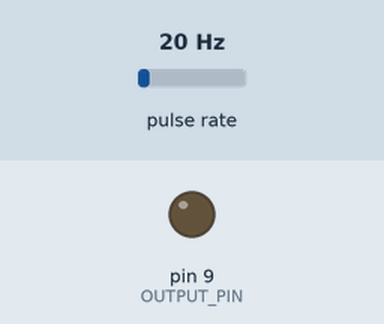
Recording of a sketch running on a simulated Arduino Uno, built with avr-gcc and run on an emulated ATmega328P. Parts: output pins drawn as LEDs (lit = HIGH). Wiring (inferred from the names in the program): pulse sensor: data pin 8. The inputs (shaded band) are chosen by the test bench; at power-on: pulse rate 20 Hz. Sleep ends after the set time or at an interrupt.

Above: at 0.17 s.
1.3 s: pulse rate (sensor on pin 8) set to 100 Hz
4.3 s: pulse rate (sensor on pin 8) set to 99 Hz
At 5.6 s:
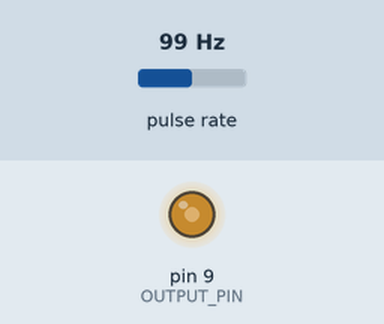
6.1 s: pulse rate (sensor on pin 8) set to 4 Hz
Timing chart, 0 to 15.1 s (numbered marks = the images above; inputs shaded):
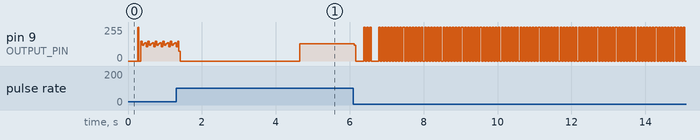

The sketch:

Frequency_Multiplier.ino
```cpp
// (licence header left out)
#include <avr/sleep.h>

// Pin for multiplied output.
// NOTE: Fixed to the output for OCR1A.
enum { OUTPUT_PIN = 9 };

// Pin for input frequency.
// NOTE: Fixed to the input capture pin.
enum { INPUT_PIN = 8 };

// How many divisions to break the rotation into.
// This is basically the multiplication factor for the incoming frequency.
enum { MULTIPLIER = 6 };

// Timer count when the most recent input pulse arrived.
static unsigned volatile currentTime;

// Timer count when the previous input pulse arrived.
static unsigned volatile lastTime;

// Width of the incoming input pulse (in timer counts).
static unsigned volatile inputPulseWidth;

// Period of a sub-division of the input pulse.
static unsigned volatile divisionPeriod;

// Current subdivision.
static unsigned volatile divisionCount = 0;

//-------------------------------------------------------------------------------------------------
// USES:
//   Interrupt for timer 1 compare A.  Used to set new compare value to toggle output pin.
//-------------------------------------------------------------------------------------------------
ISR( TIMER1_COMPA_vect )
{
  // Lag factor.  Used to correct phase once each rotation.  Typically zero.
  int lag = 0;

  // Count this division.
  divisionCount += 1;

  // If half way through the cycle calculate a correction factor for phase.
  if ( ( MULTIPLIER / 2 ) == divisionCount )
    lag = OCR1A - ( currentTime + ( inputPulseWidth / 2 ) );

  // Rollover at pulse count.
  if ( MULTIPLIER == divisionCount )
    divisionCount = 0;

  // Set new next compare value.
  OCR1A += ( divisionPeriod / 2 ) - lag;
}

//-------------------------------------------------------------------------------------------------
// USES:
//   Interrupt for timer 1 capture event.  Used to measure the width of the input pin
// pulse and calculate the division period.
//-------------------------------------------------------------------------------------------------
ISR( TIMER1_CAPT_vect )
{
  // Disable interrupts.
  cli();

  // Grab input capture.
  // This is the time at which the input pulse had a rising edge.
  currentTime = ICR1;

  // Measure the time between this pulse and the previous pulse.
  inputPulseWidth = currentTime - lastTime;

  // Make the last time the current time for next measurement.
  lastTime = currentTime;

  // Calculate period of divisions.
  // Include long and short divisions.
  divisionPeriod = inputPulseWidth / ( MULTIPLIER / 2);

  // Enable compare output.
  TCCR1A |= 1 << COM1A0;

  // Enable interrupts.
  sei();
}

//-------------------------------------------------------------------------------------------------
// USES:
//   Setup I/O and timers for operation.
//-------------------------------------------------------------------------------------------------
void setup()
{
  // Set sleep mode for main loop--interrupts will do all the work.
  set_sleep_mode( SLEEP_MODE_IDLE );
  sleep_enable();

  // Setup outputs.
  pinMode( OUTPUT_PIN,  OUTPUT );

  //---------------------------------
  // Setup timer 1 for input capture.
  //---------------------------------

  // Disable timer for setup.
  TCCR1B = 0x00;

  // Reset timer count.
  TCNT1 = 0x00;

  // Clear interrupt flags.
  TIFR1 = 0x00;

  // Enable interrupts.
  TIMSK1 =
      ( 1 << ICIE1 )   // Timer/Counter1, Input Capture Interrupt Enable.
    | ( 1 << OCIE1A ); // Timer/Counter1, Output Compare A Match Interrupt Enable.

  // Timer/Counter1 Control Register A to default normal operation.
  // (There were changed by the Arduino startup code.)
  TCCR1A = 0;
  TCCR1B = 0;

  // Setup Input Capture and clock divide rate.
  TCCR1B =
      ( 1 << ICNC1 ) // Enable Input Capture Noise Canceler.
    | ( 1 << ICES1 ) // Set Input Capture Edge Select to rising edge.
    | ( 1 << CS11 ) | ( 1 << CS10 );  // Clock Select to clk/64.
}

//-------------------------------------------------------------------------------------------------
// USES:
//   Main loop.  Just sleeps and allows interrupts to do the work.
//-------------------------------------------------------------------------------------------------
void loop()
{
  // Put the device to sleep:
  sleep_mode();
}

//  "We must accept finite disappointment, but never lose infinite hope."
//  Martin Luther King, Jr.
```

Measured:
- after the input at 4.3 s, pin 9 (OUTPUT_PIN): 0/255 → 128/255 after 0.35 s
